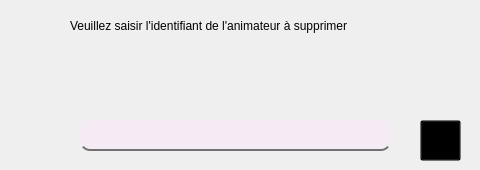
      <widget class="QWidget" name="suppanim_org">
       <attribute name="title">
        <string>Supression</string>
       </attribute>
       <widget class="QLabel" name="car_matriculeLabel_9_org">
        <property name="geometry">
         <rect>
          <x>70</x>
          <y>10</y>
          <width>401</width>
          <height>31</height>
         </rect>
        </property>
        <property name="styleSheet">
         <string notr="true">background:transparent;
</string>
        </property>
        <property name="text">
         <string>Veuillez saisir l'identifiant de l'animateur à supprimer</string>
        </property>
       </widget>
       <widget class="QLineEdit" name="lineEdit_supprimer_org">
        <property name="geometry">
         <rect>
          <x>80</x>
          <y>120</y>
          <width>311</width>
          <height>31</height>
         </rect>
        </property>
        <property name="styleSheet">
         <string notr="true">background:transparent;
font: italic 12pt &quot;Century Gothic&quot;;
color : white;
border-bottom:2px solid#717072;
border-color: qconicalgradient(cx:0.5, cy:0.5, angle:0, stop:0 rgba(35, 40, 3, 255), stop:0.16 rgba(136, 106, 22, 255), stop:0.225 rgba(166, 140, 41, 255), stop:0.285 rgba(204, 181, 74, 255), stop:0.345 rgba(235, 219, 102, 255), stop:0.415 rgba(245, 236, 112, 255), stop:0.52 rgba(209, 190, 76, 255), stop:0.57 rgba(187, 156, 51, 255), stop:0.635 rgba(168, 142, 42, 255), stop:0.695 rgba(202, 174, 68, 255), stop:0.75 rgba(218, 202, 86, 255), stop:0.815 rgba(208, 187, 73, 255), stop:0.88 rgba(187, 156, 51, 255), stop:0.935 rgba(137, 108, 26, 255), stop:1 rgba(35, 40, 3, 255));
background-color: rgb(245, 235, 245);

border-radius:10px;
</string>
        </property>
       </widget>
       <widget class="QPushButton" name="pushButton_3_org">
        <property name="geometry">
         <rect>
          <x>420</x>
          <y>120</y>
          <width>41</width>
          <height>41</height>
         </rect>
        </property>
        <property name="toolTip">
         <string>Supprimer</string>
        </property>
        <property name="styleSheet">
         <string notr="true">image: url(:/img/trash.png);
background : transparent;</string>
        </property>
        <property name="text">
         <string/>
        </property>
       </widget>
      </widget>
